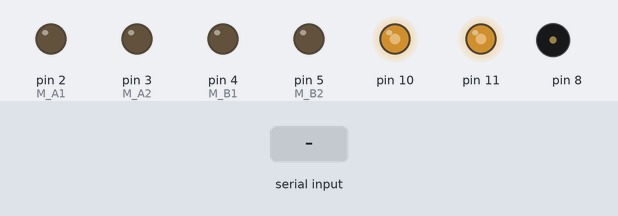
This sketch was run on a simulated Arduino Uno, built with avr-gcc and run on an emulated ATmega328P. Parts: output pins drawn as LEDs (lit = HIGH), buzzer (waves = sounding). The test bench sets the inputs (shaded band). What the sketch prints to the serial monitor is not drawn.

Above: at 1.2 s.
1.3 s: "w" received over Serial
At 1.7 s:
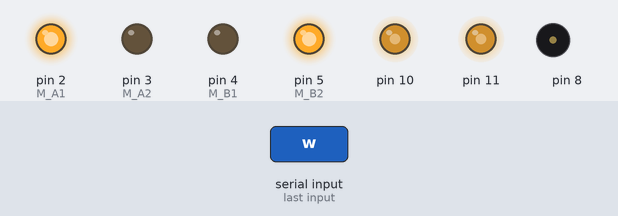
3.3 s: "s" received over Serial
At 3.7 s:
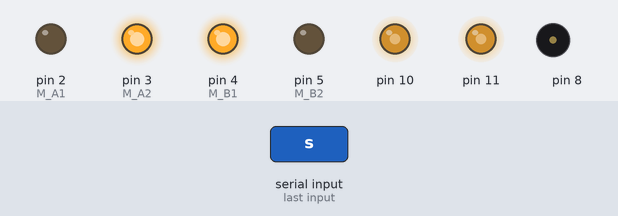
5.3 s: "d" received over Serial
At 5.42 s:
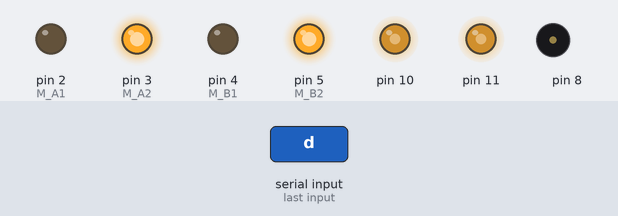
7.0 s: "a" received over Serial
At 7.12 s:
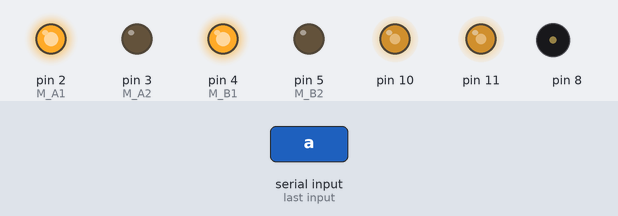
8.7 s: "z" received over Serial
At 8.95 s:
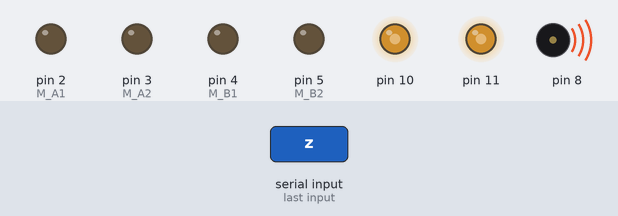
Timing chart, 0 to 11.7 s (numbered marks = the images above; inputs shaded):
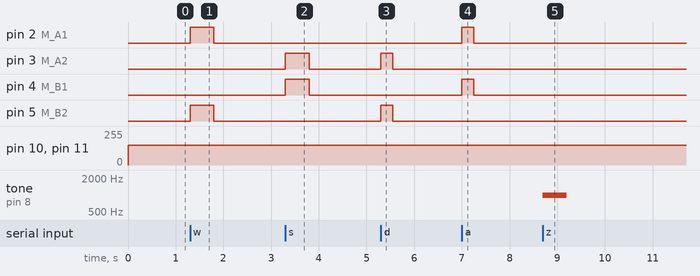

The sketch:

sketch_jan23aboulototh.ino
```cpp
//////////////////////////////////////////////////////////////////////////////******/*****//\\******/*****//////////////////////////////////////////////////////////////
/////////////////////////////////////////////////////////////////////////////******/*****//***\\******/*****//////////////////////////////////////////////////////////////
////////////////////////////////////////////////////////////////////////////******/*****//******\\******/*****//////////////////////////////////////////////////////////////
///////////////////////////////////////////////////////////////////////////******/*****//*********\\******/*****//////////////////////////////////////////////////////////////
//////////////////////////////////////////////////////////////////////////******/*****//************\\******/*****//////////////////////////////////////////////////////////////
/////////////////////////////////////////////////////////////////////////******/*****//***************\\******/*****//////////////////////////////////////////////////////////////
////////////////////////////////////////////////////////////////////////******/*****//by  boultoth    //******/*****//////////////////////////////////////////////////////////////
////////////////////////////////////////////////////////////////////////******/*****\\***************//******/*****///////////////////////////////////////////////////////////////
/////////////////////////////////////////////////////////////////////////******/*****\\************//******/*****/////////////////////////////////////////////////////////////////
///////////////////////////////////////////////////////////////////////////******/*****\\*********//******/*****//////////////////////////////////////////////////////////////////
/////////////////////////////////////////////////////////////////////////////******/*****\\******//******/*****///////////////////////////////////////////////////////////////////
//////////////////////////////////////////////////////////////////////////////******/*****\\***//******/*****////////////////////////////////////////////////////////////////////
///////////////////////////////////////////////////////////////////////////////******/*****\\//******/*****/////////////////////////////////////////////////////////////////////
int M_A1 = 2; //motor a = +
int M_A2 = 3; //motor a = -

int M_B1 = 4; //motor b = -
int M_B2 = 5; //motor b = +


char byou;
void setup()
{
Serial.begin(9600);
pinMode(10, OUTPUT);
pinMode(11, OUTPUT);
pinMode(8, OUTPUT);
pinMode(M_B1, OUTPUT);
pinMode(M_B2, OUTPUT);
pinMode(M_A1, OUTPUT);
pinMode(M_A2, OUTPUT);
}
void loop()
{

//sasdasd///moter  speed
   analogWrite(10,150);
   analogWrite(11,150);

//   forword();
////////
  if(Serial.available())
  {
    byou=Serial.read();
    Serial.print(byou);
    switch(byou)
    {
      case 'w':
         forword();
         delay(500);
         byou=0;
         break;
     case 's':
         back();
         delay(500);
         byou=0;
         break;
     case 'd':
         turnRight();
         delay(250);
         byou=0;
         break;
     case 'a':
         turnLeft();
         delay(250);
         byou=0;
         break;
     case 'z':
         tone(8,1000,500);
         byou=0;
         break;
     case 'x':
         tone(8,500,500);
         byou=0;
         break;
     case 'c':
         tone(8,100,500);
         byou=0;
         break;
     case 'v':
         tone(8,10,500);
         byou=0;
         break;
      default:
        Stop();
        break;
      }
    }

Stop();
}


void forword(){
digitalWrite(M_A1, HIGH);
digitalWrite(M_A2,LOW );
digitalWrite(M_B1, LOW);
digitalWrite(M_B2,HIGH );
}
void back(){
digitalWrite(M_A1, LOW);
digitalWrite(M_A2,HIGH );
digitalWrite(M_B1, HIGH);
digitalWrite(M_B2,LOW );
}

void turnRight(){
digitalWrite(M_A1, LOW);
digitalWrite(M_A2, HIGH);
digitalWrite(M_B1, LOW);
digitalWrite(M_B2, HIGH);
}

void turnLeft(){
digitalWrite(M_A1, HIGH);
digitalWrite(M_A2,LOW );
digitalWrite(M_B1, HIGH);
digitalWrite(M_B2, LOW);
}

void Stop(){
digitalWrite(M_A1, LOW);
digitalWrite(M_A2, LOW);
digitalWrite(M_B1, LOW);
digitalWrite(M_B2, LOW);
}
```

Measured:
- after the input at 1.3 s, pin 2 (M_A1), pin 5 (M_B2): LOW → HIGH at once, → LOW 0.50 s later
- after the input at 3.3 s, pin 3 (M_A2), pin 4 (M_B1): LOW → HIGH at once, → LOW 0.50 s later
- after the input at 5.3 s, pin 3 (M_A2), pin 5 (M_B2): LOW → HIGH at once, → LOW 0.25 s later
- after the input at 7.0 s, pin 2 (M_A1), pin 4 (M_B1): LOW → HIGH at once, → LOW 0.25 s later
- after the input at 8.7 s, tone on pin 8: silent → 1000 Hz at once, → silent 0.50 s later
